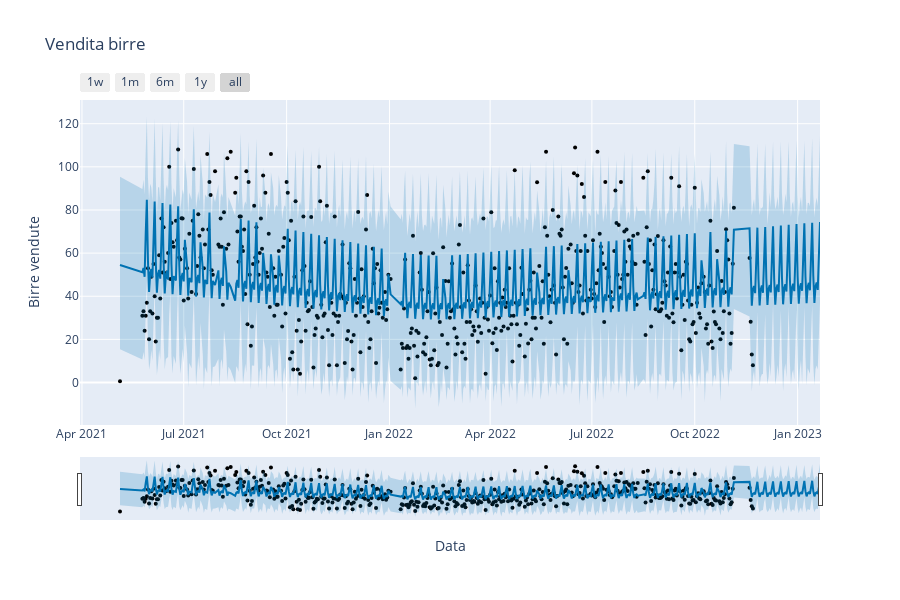

The cell this chart's notebook holds for it:
### Code cell
from prophet.plot import plot_plotly
from datetime import datetime

fig = plot_plotly(model_tuned, forecast)
fig.update_layout( 
                  yaxis_title="Birre vendute",
                  xaxis_title="Data",
                  title="Vendita birre",
                  )
fig

### Figure 1 — Plotly figure (JSON) as saved in the notebook; plotly's stock layout.template omitted (floating-point values rounded to 4 significant figures; data arrays with more than 128 entries replaced by an {"elided": "..."} marker saying what was removed)
{"data": [{"marker": {"color": "black", "size": 4}, "mode": "markers", "name": "Actual", "type": "scatter", "x": {"elided": "496 str values"}, "y": {"elided": "496 float values"}}, {"hoverinfo": "skip", "line": {"width": 0}, "mode": "lines", "type": "scatter", "x": {"elided": "556 str values"}, "y": {"elided": "556 float values"}}, {"fill": "tonexty", "fillcolor": "rgba(0, 114, 178, 0.2)", "line": {"color": "#0072B2", "width": 2}, "mode": "lines", "name": "Predicted", "type": "scatter", "x": {"elided": "556 str values"}, "y": {"elided": "556 float values"}}, {"fill": "tonexty", "fillcolor": "rgba(0, 114, 178, 0.2)", "hoverinfo": "skip", "line": {"width": 0}, "mode": "lines", "type": "scatter", "x": {"elided": "556 str values"}, "y": {"elided": "556 float values"}}], "layout": {"height": 600, "showlegend": false, "title": {"text": "Vendita birre"}, "width": 900, "xaxis": {"rangeselector": {"buttons": [{"count": 7, "label": "1w", "step": "day", "stepmode": "backward"}, {"count": 1, "label": "1m", "step": "month", "stepmode": "backward"}, {"count": 6, "label": "6m", "step": "month", "stepmode": "backward"}, {"count": 1, "label": "1y", "step": "year", "stepmode": "backward"}, {"step": "all"}]}, "rangeslider": {"visible": true}, "title": {"text": "Data"}, "type": "date"}, "yaxis": {"title": {"text": "Birre vendute"}}}}
